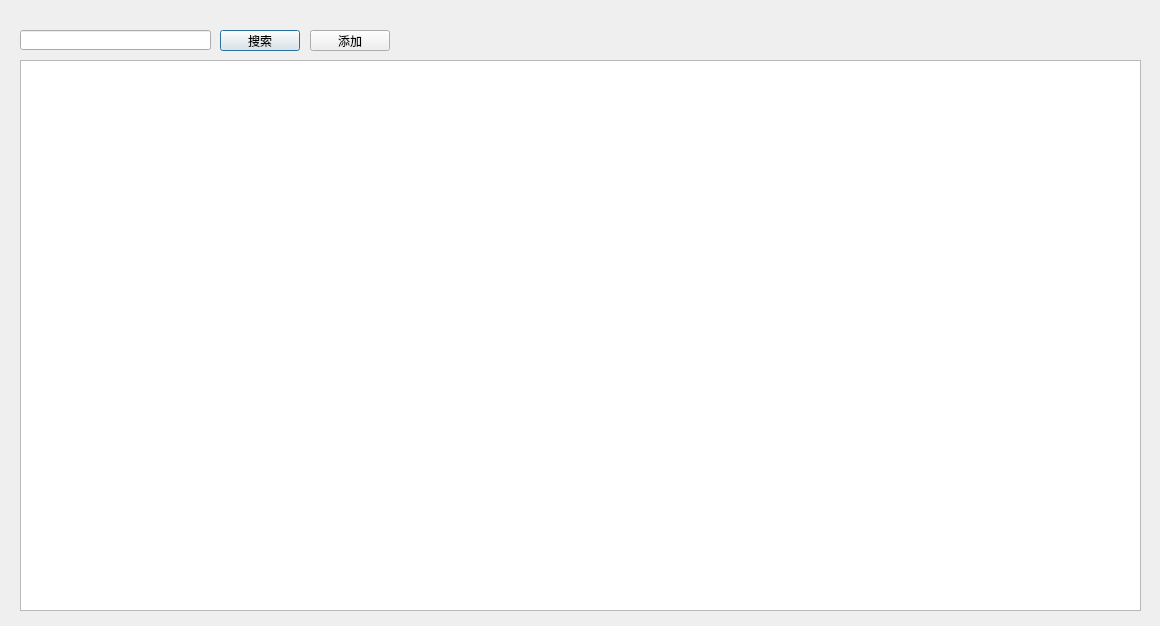
<?xml version="1.0" encoding="UTF-8"?>
<ui version="4.0">
 <class>mallproducts</class>
 <widget class="QDialog" name="mallproducts">
  <property name="geometry">
   <rect>
    <x>0</x>
    <y>0</y>
    <width>1160</width>
    <height>626</height>
   </rect>
  </property>
  <property name="windowTitle">
   <string>Dialog</string>
  </property>
  <widget class="QPushButton" name="pushButton_search">
   <property name="geometry">
    <rect>
     <x>220</x>
     <y>30</y>
     <width>80</width>
     <height>21</height>
    </rect>
   </property>
   <property name="text">
    <string>搜索</string>
   </property>
  </widget>
  <widget class="QPushButton" name="pushButton_add">
   <property name="geometry">
    <rect>
     <x>310</x>
     <y>30</y>
     <width>80</width>
     <height>21</height>
    </rect>
   </property>
   <property name="text">
    <string>添加</string>
   </property>
  </widget>
  <widget class="QLineEdit" name="lineEdit">
   <property name="geometry">
    <rect>
     <x>20</x>
     <y>30</y>
     <width>191</width>
     <height>20</height>
    </rect>
   </property>
  </widget>
  <widget class="QTableView" name="tableView">
   <property name="geometry">
    <rect>
     <x>20</x>
     <y>60</y>
     <width>1121</width>
     <height>551</height>
    </rect>
   </property>
  </widget>
 </widget>
 <resources/>
 <connections/>
</ui>
